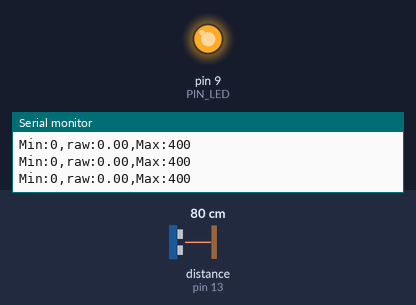
This sketch was run on a simulated Arduino Uno, built with avr-gcc and run on an emulated ATmega328P. On the bench: output pins drawn as LEDs (lit = HIGH), the last lines printed to the serial monitor. Wiring (inferred from the names in the program): ultrasonic range finder: trigger pin 12; echo pin 13. The test bench sets the inputs (shaded band); at power-on: distance to the obstacle (sensor on pin 13) 80 cm. The echo pulse lasts 58.3 µs per cm; pins used as bus, display or sensor lines are not drawn.

Above: at 1.2 s.
1.3 s: distance to the obstacle (sensor on pin 13) set to 18 cm
At 2.4 s:
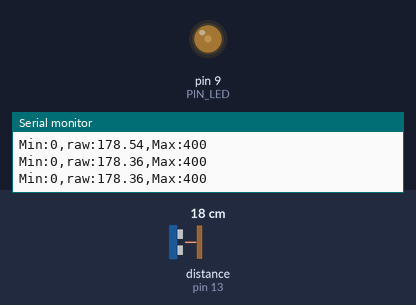
Timing chart, 0 to 4.3 s (numbered marks = the images above; inputs shaded):
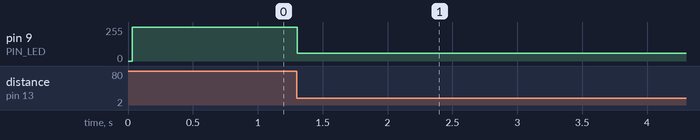

Measured:
- after the input at 1.3 s, pin 9 (PIN_LED): 255/255 → 60/255 at once

The sketch:

08_example_2.ino
```cpp
// Arduino pin assignment
#define PIN_LED 9
#define PIN_TRIG 12
#define PIN_ECHO 13

// configurable parameters
#define SND_VEL 346.0 // sound velocity at 24 celsius degree (unit: m/s)
#define INTERVAL 25 // sampling interval (unit: ms)
#define _DIST_MIN 100 // minimum distance to be measured (unit: mm)
#define _DIST_MAX 300 // maximum distance to be measured (unit: mm)

// global variables
float timeout; // unit: us
float dist_min, dist_max, dist_raw; // unit: mm
float last_raw;
unsigned long last_sampling_time; // unit: ms
float scale; // used for pulse duration to distance conversion

void setup() {
// initialize GPIO pins
  pinMode(PIN_LED,OUTPUT);
  pinMode(PIN_TRIG,OUTPUT);
  digitalWrite(PIN_TRIG, LOW);
  pinMode(PIN_ECHO,INPUT);

// initialize USS related variables
  dist_min = _DIST_MIN;
  dist_max = _DIST_MAX;
  timeout = (INTERVAL / 2) * 1000.0; // precalculate pulseIn() timeout value. (unit: us)
  dist_raw = 0.0; // raw distance output from USS (unit: mm)
  last_raw = 0.0;
  scale = 0.001 * 0.5 * SND_VEL;

// initialize serial port
  Serial.begin(57600);

// initialize last sampling time
  last_sampling_time = 0;
}

void loop() {
// wait until next sampling time.
// millis() returns the number of milliseconds since the program started. Will overflow after 50 days.
  if(millis() < last_sampling_time + INTERVAL) return;

// get a distance reading from the USS
  dist_raw = USS_measure(PIN_TRIG,PIN_ECHO);

// output the read value to the serial port
  Serial.print("Min:0,");
  Serial.print("raw:");

  // turn on the LED if the distance is between dist_min and dist_max
  if (dist_raw < dist_min || dist_raw > dist_max) {
    dist_raw = last_raw;
    Serial.print(dist_raw);
    analogWrite(PIN_LED, LED_light(dist_raw));
  }
  else {
    Serial.print(dist_raw);
    analogWrite(PIN_LED, LED_light(dist_raw));
  }
  Serial.print(",");
  Serial.println("Max:400");

  last_raw = dist_raw;
// update last sampling time
  last_sampling_time += INTERVAL;
}

// get a distance reading from USS. return value is in millimeter.
float USS_measure(int TRIG, int ECHO)
{
  float reading;
  digitalWrite(TRIG, HIGH);
  delayMicroseconds(10);
  digitalWrite(TRIG, LOW);
  reading = pulseIn(ECHO, HIGH, timeout) * scale; // unit: mm
  if(reading < dist_min || reading > dist_max) reading = 0.0; // return 0 when out of range.
  return reading;
  // Pulse duration to distance conversion example (target distance = 17.3m)
  // - round trip distance: 34.6m
  // - expected pulse duration: 0.1 sec, or 100,000us
  // - pulseIn(ECHO, HIGH, timeout) * 0.001 * 0.5 * SND_VEL
  //           = 100,000 micro*sec * 0.001 milli/micro * 0.5 * 346 meter/sec
  //           = 100,000 * 0.001 * 0.5 * 346 * micro * sec * milli * meter
  //                                           ----------------------------
  //                                           micro * sec
  //           = 100 * 173 milli*meter = 17,300 mm = 17.3m
  // pulseIn() returns microseconds.
}

float LED_light(float dist_raw)
{
  int light;
  if ((dist_raw < 210)&&(dist_raw > 190)) {
    light = 0;
  }
  else if ((dist_raw < 160)&&(dist_raw > 140)) {
    light = 127;
  }
  else if ((dist_raw < 260)&&(dist_raw > 240)) {
    light = 127;
  }
  else if ((dist_raw < 120)&&(dist_raw > 100)) {
    light = 250;
  }
  else if ((dist_raw < 300)&&(dist_raw > 280)) {
    light = 250;
  }
  else if (dist_raw == 0) {
    light = 255;
  }
  else if ((dist_raw < 140)&&(dist_raw > 120)) {
    light = 200;
  }
  else if ((dist_raw < 280)&&(dist_raw > 260)) {
    light = 200;
  }
  else {
    light = 60;
  }
  return light;
}
```
